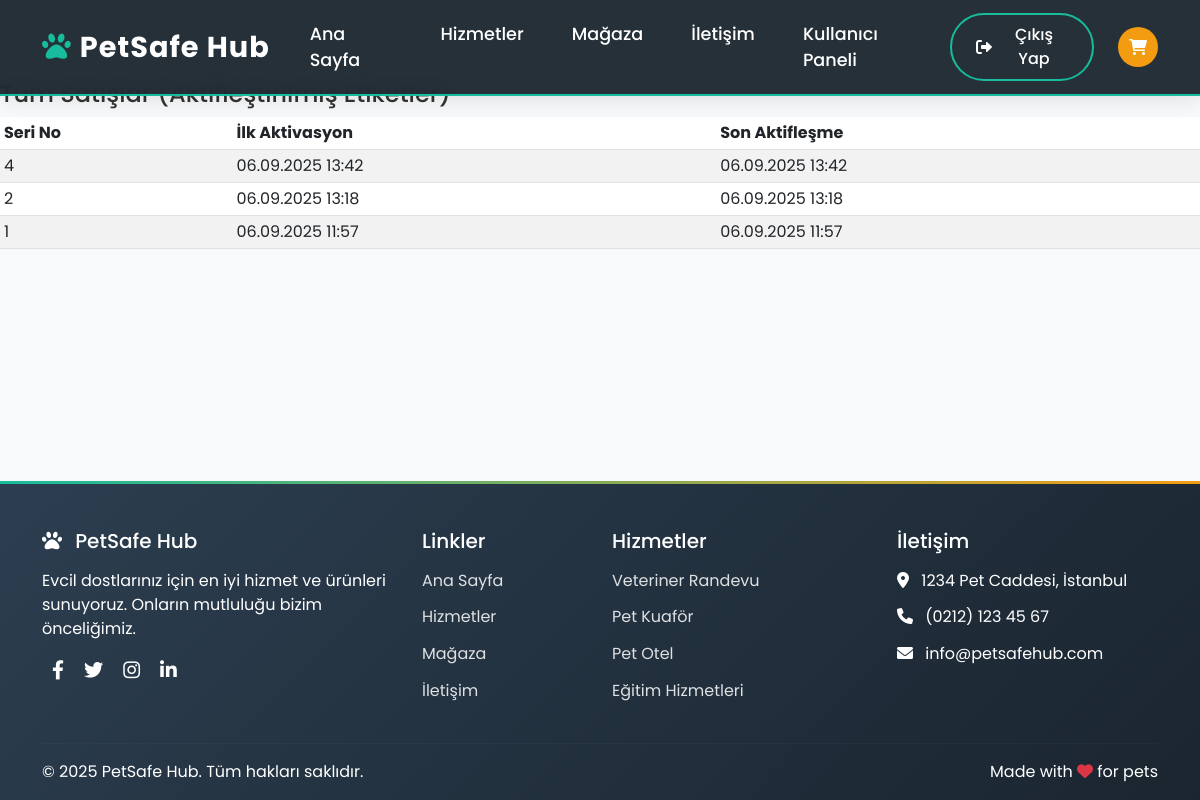
Screenshot of /veteriner/satislar/ (signed in) with the database file from the repository.
### anahtarlik/models.py (models this page shows, shortened)
class Etiket(models.Model):
    etiket_id = models.UUIDField(default=uuid.uuid4, editable=False, unique=True)
    seri_numarasi = models.CharField(max_length=50, unique=True)
    evcil_hayvan = models.OneToOneField('EvcilHayvan', on_delete=models.CASCADE, null=True, blank=True)
    qr_kod_url = models.URLField(blank=True)
    aktif = models.BooleanField(default=False)
    olusturulma_tarihi = models.DateTimeField(auto_now_add=True)
    kilitli = models.BooleanField(default=False)
    kanal = models.CharField(max_length=10, choices=KANAL_SECENEKLERI)
    satici_veteriner = models.ForeignKey(
        'veteriner.Veteriner', null=True, blank=True, on_delete=models.SET_NULL, related_name='sattigi_etiketler'
    )
    satici_petshop = models.ForeignKey(
        'petshop.Petshop', null=True, blank=True, on_delete=models.SET_NULL, related_name='sattigi_etiketler'
    )
    tahsis_tarihi = models.DateTimeField(null=True, blank=True)
    first_activated_at = models.DateTimeField(null=True, blank=True)
    aktiflestiren = models.ForeignKey(
        settings.AUTH_USER_MODEL, null=True, blank=True, on_delete=models.SET_NULL, related_name='aktiflestirdigi_etiketler'
    )
    aktiflestirme_tarihi = models.DateTimeField(null=True, blank=True)
    aktivasyon_sayisi = models.PositiveIntegerField(default=0)
    class Meta:
        constraints = [
            models.CheckConstraint(
                name='etiket_vet_icin_veteriner_zorunlu',
                check=(models.Q(kanal__isnull=True) | ~models.Q(kanal=KANAL_VET) | models.Q(satici_veteriner__isnull=False))
            ),
            models.CheckConstraint(
                name='etiket_shop_icin_petshop_zorunlu',
                check=(models.Q(kanal__isnull=True) | ~models.Q(kanal=KANAL_SHOP) | models.Q(satici_petshop__isnull=False))
            ),
            models.CheckConstraint(
                name='etiket_online_icin_partner_bos',
                check=(
                    models.Q(kanal__isnull=True)
                    | ~models.Q(kanal=KANAL_ONLINE)
                    | (models.Q(satici_veteriner__isnull=True) & models.Q(satici_petshop__isnull=True))
                )
            ),
        ]

### veteriner/views.py (the view)
# urls.py: path("satislar/", views.satis_listesi, name="satis_listesi"),
@login_required
def satis_listesi(request):
    vet = getattr(request.user, 'veteriner_profili', None)
    if vet is None or not vet.il or not vet.adres_detay:
        return redirect("veteriner:veteriner_profil_tamamla")
    qs = Etiket.objects.filter(satici_veteriner=vet, kanal=KANAL_VET, aktif=True).order_by("-first_activated_at", "-aktiflestirme_tarihi")
    page_obj = Paginator(qs, 25).get_page(request.GET.get("page"))
    return render(request, "veteriner/liste_satis.html", {"page_obj": page_obj})

### courseapp/context_processors.py (called while the page is built, shortened)
def sepet_ozeti(request):
    sepet = request.session.get('sepet', {})
    if isinstance(sepet, list):  # Eski liste ise dict'e çevir (hata önle)
        new_sepet = {}
        for pk in sepet:
            new_sepet[str(pk)] = new_sepet.get(str(pk), 0) + 1
        request.session['sepet'] = new_sepet
        sepet = new_sepet
    sepet_items = []
    toplam = 0
    adet = 0
    return {
        'sepet_items': sepet_items,
        'sepet_toplam': toplam,
        'sepet_adet': adet,
    }

### veteriner/templates/veteriner/liste_satis.html (shortened to what this page needs)
{% extends "ana.html" %}
{% block content %}
<h4>Tüm Satışlar (Aktifleştirilmiş Etiketler)</h4>
<table class="table table-striped table-sm">
  <thead><tr><th>Seri No</th><th>İlk Aktivasyon</th><th>Son Aktifleşme</th></tr></thead>
  <tbody>
  {% for e in page_obj %}
    <tr>
      <td>{{ e.seri_numarasi }}</td>
      <td>{{ e.first_activated_at|date:"d.m.Y H:i" }}</td>
      <td>{{ e.aktiflestirme_tarihi|date:"d.m.Y H:i" }}</td>
    </tr>
  {% empty %}
    <tr><td colspan="3" class="text-muted">Kayıt yok.</td></tr>
  {% endfor %}
  </tbody>
</table>
{% endblock %}

### rows the page displays
Etiket: seri_numarasi "4", first_activated_at "06.09.2025 13:42", aktiflestirme_tarihi "06.09.2025 13:42"
Etiket: seri_numarasi "2", first_activated_at "06.09.2025 13:18", aktiflestirme_tarihi "06.09.2025 13:18"
Etiket: seri_numarasi "1", first_activated_at "06.09.2025 11:57", aktiflestirme_tarihi "06.09.2025 11:57"
